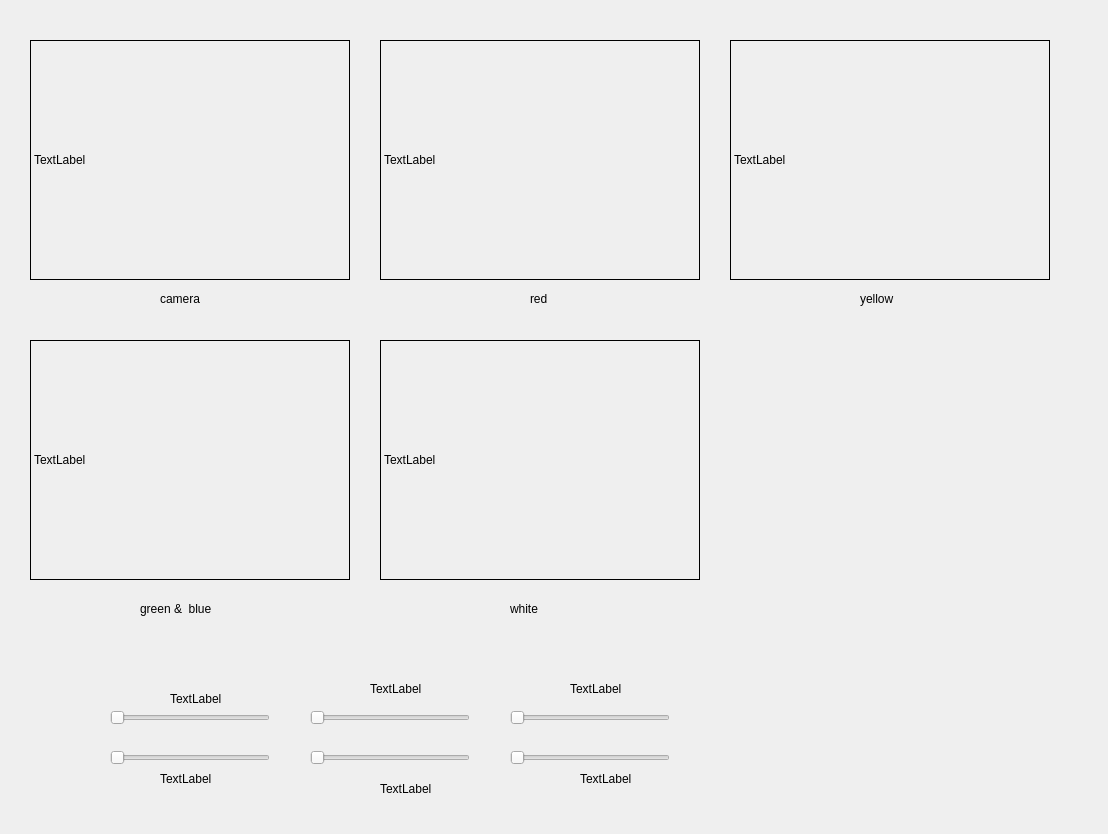
<?xml version="1.0" encoding="UTF-8"?>
<ui version="4.0">
 <class>MainWindowDesign</class>
 <widget class="QMainWindow" name="MainWindowDesign">
  <property name="geometry">
   <rect>
    <x>0</x>
    <y>0</y>
    <width>1108</width>
    <height>834</height>
   </rect>
  </property>
  <property name="windowTitle">
   <string>QRosApp</string>
  </property>
  <property name="windowIcon">
   <iconset resource="../resources/images.qrc">
    <normaloff>:/images/icon.png</normaloff>:/images/icon.png</iconset>
  </property>
  <property name="locale">
   <locale language="English" country="Australia"/>
  </property>
  <widget class="QWidget" name="centralwidget">
   <widget class="QLabel" name="label">
    <property name="geometry">
     <rect>
      <x>30</x>
      <y>40</y>
      <width>320</width>
      <height>240</height>
     </rect>
    </property>
    <property name="frameShape">
     <enum>QFrame::Box</enum>
    </property>
    <property name="text">
     <string>TextLabel</string>
    </property>
   </widget>
   <widget class="QLabel" name="label_2">
    <property name="geometry">
     <rect>
      <x>380</x>
      <y>40</y>
      <width>320</width>
      <height>240</height>
     </rect>
    </property>
    <property name="frameShape">
     <enum>QFrame::Box</enum>
    </property>
    <property name="text">
     <string>TextLabel</string>
    </property>
   </widget>
   <widget class="QSlider" name="horizontalSlider">
    <property name="geometry">
     <rect>
      <x>110</x>
      <y>710</y>
      <width>160</width>
      <height>16</height>
     </rect>
    </property>
    <property name="maximum">
     <number>255</number>
    </property>
    <property name="orientation">
     <enum>Qt::Horizontal</enum>
    </property>
   </widget>
   <widget class="QSlider" name="horizontalSlider_2">
    <property name="geometry">
     <rect>
      <x>110</x>
      <y>750</y>
      <width>160</width>
      <height>16</height>
     </rect>
    </property>
    <property name="minimum">
     <number>0</number>
    </property>
    <property name="maximum">
     <number>255</number>
    </property>
    <property name="orientation">
     <enum>Qt::Horizontal</enum>
    </property>
   </widget>
   <widget class="QSlider" name="horizontalSlider_3">
    <property name="geometry">
     <rect>
      <x>310</x>
      <y>710</y>
      <width>160</width>
      <height>16</height>
     </rect>
    </property>
    <property name="maximum">
     <number>255</number>
    </property>
    <property name="orientation">
     <enum>Qt::Horizontal</enum>
    </property>
   </widget>
   <widget class="QSlider" name="horizontalSlider_4">
    <property name="geometry">
     <rect>
      <x>310</x>
      <y>750</y>
      <width>160</width>
      <height>16</height>
     </rect>
    </property>
    <property name="minimum">
     <number>0</number>
    </property>
    <property name="maximum">
     <number>255</number>
    </property>
    <property name="orientation">
     <enum>Qt::Horizontal</enum>
    </property>
   </widget>
   <widget class="QSlider" name="horizontalSlider_5">
    <property name="geometry">
     <rect>
      <x>510</x>
      <y>710</y>
      <width>160</width>
      <height>16</height>
     </rect>
    </property>
    <property name="maximum">
     <number>255</number>
    </property>
    <property name="orientation">
     <enum>Qt::Horizontal</enum>
    </property>
   </widget>
   <widget class="QSlider" name="horizontalSlider_6">
    <property name="geometry">
     <rect>
      <x>510</x>
      <y>750</y>
      <width>160</width>
      <height>16</height>
     </rect>
    </property>
    <property name="minimum">
     <number>0</number>
    </property>
    <property name="maximum">
     <number>255</number>
    </property>
    <property name="orientation">
     <enum>Qt::Horizontal</enum>
    </property>
   </widget>
   <widget class="QLabel" name="label_3">
    <property name="geometry">
     <rect>
      <x>170</x>
      <y>690</y>
      <width>67</width>
      <height>17</height>
     </rect>
    </property>
    <property name="text">
     <string>TextLabel</string>
    </property>
   </widget>
   <widget class="QLabel" name="label_4">
    <property name="geometry">
     <rect>
      <x>160</x>
      <y>770</y>
      <width>67</width>
      <height>17</height>
     </rect>
    </property>
    <property name="text">
     <string>TextLabel</string>
    </property>
   </widget>
   <widget class="QLabel" name="label_5">
    <property name="geometry">
     <rect>
      <x>370</x>
      <y>680</y>
      <width>67</width>
      <height>17</height>
     </rect>
    </property>
    <property name="text">
     <string>TextLabel</string>
    </property>
   </widget>
   <widget class="QLabel" name="label_6">
    <property name="geometry">
     <rect>
      <x>380</x>
      <y>780</y>
      <width>67</width>
      <height>17</height>
     </rect>
    </property>
    <property name="text">
     <string>TextLabel</string>
    </property>
   </widget>
   <widget class="QLabel" name="label_7">
    <property name="geometry">
     <rect>
      <x>570</x>
      <y>680</y>
      <width>67</width>
      <height>17</height>
     </rect>
    </property>
    <property name="text">
     <string>TextLabel</string>
    </property>
   </widget>
   <widget class="QLabel" name="label_8">
    <property name="geometry">
     <rect>
      <x>580</x>
      <y>770</y>
      <width>67</width>
      <height>17</height>
     </rect>
    </property>
    <property name="text">
     <string>TextLabel</string>
    </property>
   </widget>
   <widget class="QLabel" name="label_9">
    <property name="geometry">
     <rect>
      <x>730</x>
      <y>40</y>
      <width>320</width>
      <height>240</height>
     </rect>
    </property>
    <property name="frameShape">
     <enum>QFrame::Box</enum>
    </property>
    <property name="text">
     <string>TextLabel</string>
    </property>
   </widget>
   <widget class="QLabel" name="label_10">
    <property name="geometry">
     <rect>
      <x>30</x>
      <y>340</y>
      <width>320</width>
      <height>240</height>
     </rect>
    </property>
    <property name="frameShape">
     <enum>QFrame::Box</enum>
    </property>
    <property name="text">
     <string>TextLabel</string>
    </property>
   </widget>
   <widget class="QLabel" name="label_11">
    <property name="geometry">
     <rect>
      <x>380</x>
      <y>340</y>
      <width>320</width>
      <height>240</height>
     </rect>
    </property>
    <property name="frameShape">
     <enum>QFrame::Box</enum>
    </property>
    <property name="text">
     <string>TextLabel</string>
    </property>
   </widget>
   <widget class="QLabel" name="label_12">
    <property name="geometry">
     <rect>
      <x>160</x>
      <y>290</y>
      <width>51</width>
      <height>17</height>
     </rect>
    </property>
    <property name="text">
     <string>camera</string>
    </property>
   </widget>
   <widget class="QLabel" name="label_13">
    <property name="geometry">
     <rect>
      <x>530</x>
      <y>290</y>
      <width>31</width>
      <height>17</height>
     </rect>
    </property>
    <property name="text">
     <string>red</string>
    </property>
   </widget>
   <widget class="QLabel" name="label_14">
    <property name="geometry">
     <rect>
      <x>860</x>
      <y>290</y>
      <width>51</width>
      <height>17</height>
     </rect>
    </property>
    <property name="text">
     <string>yellow</string>
    </property>
   </widget>
   <widget class="QLabel" name="label_15">
    <property name="geometry">
     <rect>
      <x>510</x>
      <y>600</y>
      <width>41</width>
      <height>17</height>
     </rect>
    </property>
    <property name="text">
     <string>white</string>
    </property>
   </widget>
   <widget class="QLabel" name="label_16">
    <property name="geometry">
     <rect>
      <x>140</x>
      <y>600</y>
      <width>91</width>
      <height>17</height>
     </rect>
    </property>
    <property name="text">
     <string>green &amp;  blue</string>
    </property>
   </widget>
  </widget>
  <action name="action_Quit">
   <property name="text">
    <string>&amp;Quit</string>
   </property>
   <property name="shortcut">
    <string>Ctrl+Q</string>
   </property>
   <property name="shortcutContext">
    <enum>Qt::ApplicationShortcut</enum>
   </property>
  </action>
  <action name="action_Preferences">
   <property name="text">
    <string>&amp;Preferences</string>
   </property>
  </action>
  <action name="actionAbout">
   <property name="text">
    <string>&amp;About</string>
   </property>
  </action>
  <action name="actionAbout_Qt">
   <property name="text">
    <string>About &amp;Qt</string>
   </property>
  </action>
 </widget>
 <resources>
  <include location="../resources/images.qrc"/>
 </resources>
 <connections>
  <connection>
   <sender>action_Quit</sender>
   <signal>triggered()</signal>
   <receiver>MainWindowDesign</receiver>
   <slot>close()</slot>
   <hints>
    <hint type="sourcelabel">
     <x>-1</x>
     <y>-1</y>
    </hint>
    <hint type="destinationlabel">
     <x>399</x>
     <y>299</y>
    </hint>
   </hints>
  </connection>
 </connections>
</ui>
